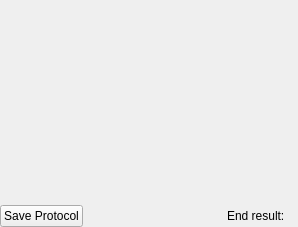
<?xml version="1.0" encoding="UTF-8"?>
<ui version="4.0">
 <class>TestFramework::CTestScreen</class>
 <widget class="QWidget" name="TestFramework::CTestScreen">
  <property name="geometry">
   <rect>
    <x>0</x>
    <y>0</y>
    <width>298</width>
    <height>227</height>
   </rect>
  </property>
  <property name="windowTitle">
   <string>Form</string>
  </property>
  <layout class="QVBoxLayout" name="verticalLayout" stretch="1,0">
   <property name="spacing">
    <number>0</number>
   </property>
   <property name="margin">
    <number>0</number>
   </property>
   <item>
    <widget class="MainMenu::CContentScroller" name="contentScroller" native="true"/>
   </item>
   <item>
    <layout class="QHBoxLayout" name="horizontalLayout">
     <property name="spacing">
      <number>6</number>
     </property>
     <property name="margin">
      <number>0</number>
     </property>
     <item>
      <widget class="QPushButton" name="pushButton">
       <property name="focusPolicy">
        <enum>Qt::NoFocus</enum>
       </property>
       <property name="text">
        <string>Save Protocol</string>
       </property>
      </widget>
     </item>
     <item>
      <spacer name="horizontalSpacer">
       <property name="orientation">
        <enum>Qt::Horizontal</enum>
       </property>
       <property name="sizeHint" stdset="0">
        <size>
         <width>40</width>
         <height>20</height>
        </size>
       </property>
      </spacer>
     </item>
     <item>
      <widget class="QLabel" name="label_2">
       <property name="text">
        <string>End result:</string>
       </property>
      </widget>
     </item>
     <item>
      <widget class="QLabel" name="resultLed">
       <property name="text">
        <string/>
       </property>
      </widget>
     </item>
    </layout>
   </item>
  </layout>
 </widget>
 <customwidgets>
  <customwidget>
   <class>MainMenu::CContentScroller</class>
   <extends>QWidget</extends>
   <header>MainMenu/Include/ContentScroller.h</header>
   <container>1</container>
  </customwidget>
 </customwidgets>
 <resources/>
 <connections/>
</ui>
